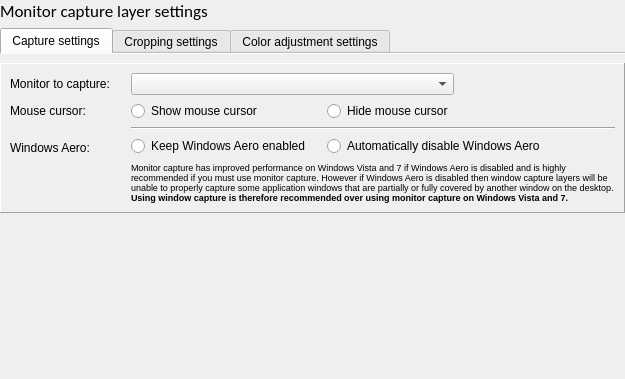
<?xml version="1.0" encoding="UTF-8"?>
<ui version="4.0">
 <class>MonitorLayerDialog</class>
 <widget class="QWidget" name="MonitorLayerDialog">
  <property name="geometry">
   <rect>
    <x>0</x>
    <y>0</y>
    <width>625</width>
    <height>379</height>
   </rect>
  </property>
  <layout class="QVBoxLayout" name="verticalLayout">
   <property name="leftMargin">
    <number>0</number>
   </property>
   <property name="topMargin">
    <number>0</number>
   </property>
   <property name="rightMargin">
    <number>0</number>
   </property>
   <property name="bottomMargin">
    <number>0</number>
   </property>
   <item>
    <widget class="QLabel" name="label">
     <property name="font">
      <font>
       <family>Calibri</family>
       <pointsize>13</pointsize>
      </font>
     </property>
     <property name="text">
      <string>Monitor capture layer settings</string>
     </property>
    </widget>
   </item>
   <item>
    <widget class="QTabWidget" name="tabWidget">
     <property name="currentIndex">
      <number>0</number>
     </property>
     <property name="documentMode">
      <bool>true</bool>
     </property>
     <widget class="QWidget" name="tab">
      <attribute name="title">
       <string>Capture settings</string>
      </attribute>
      <layout class="QVBoxLayout" name="verticalLayout_3">
       <property name="leftMargin">
        <number>0</number>
       </property>
       <property name="rightMargin">
        <number>0</number>
       </property>
       <property name="bottomMargin">
        <number>0</number>
       </property>
       <item>
        <widget class="StyledFrame" name="frame_2">
         <property name="frameShape">
          <enum>QFrame::Panel</enum>
         </property>
         <property name="frameShadow">
          <enum>QFrame::Raised</enum>
         </property>
         <layout class="QFormLayout" name="formLayout_3">
          <property name="fieldGrowthPolicy">
           <enum>QFormLayout::AllNonFixedFieldsGrow</enum>
          </property>
          <item row="0" column="0">
           <widget class="QLabel" name="windowLbl">
            <property name="text">
             <string>Monitor to capture:</string>
            </property>
            <property name="buddy">
             <cstring>monitorCombo</cstring>
            </property>
           </widget>
          </item>
          <item row="0" column="1">
           <widget class="QWidget" name="widget_4" native="true">
            <layout class="QHBoxLayout" name="horizontalLayout_4" stretch="2,1">
             <property name="leftMargin">
              <number>0</number>
             </property>
             <property name="topMargin">
              <number>0</number>
             </property>
             <property name="rightMargin">
              <number>0</number>
             </property>
             <property name="bottomMargin">
              <number>0</number>
             </property>
             <item>
              <widget class="QComboBox" name="monitorCombo">
               <property name="maximumSize">
                <size>
                 <width>600</width>
                 <height>16777215</height>
                </size>
               </property>
              </widget>
             </item>
             <item>
              <spacer name="horizontalSpacer_10">
               <property name="orientation">
                <enum>Qt::Horizontal</enum>
               </property>
               <property name="sizeHint" stdset="0">
                <size>
                 <width>10</width>
                 <height>5</height>
                </size>
               </property>
              </spacer>
             </item>
            </layout>
           </widget>
          </item>
          <item row="1" column="0">
           <widget class="QLabel" name="cursorLbl">
            <property name="minimumSize">
             <size>
              <width>115</width>
              <height>0</height>
             </size>
            </property>
            <property name="text">
             <string>Mouse cursor:</string>
            </property>
            <property name="buddy">
             <cstring>showCursorBtn</cstring>
            </property>
           </widget>
          </item>
          <item row="1" column="1">
           <widget class="QWidget" name="widget_2" native="true">
            <layout class="QHBoxLayout" name="horizontalLayout">
             <property name="spacing">
              <number>6</number>
             </property>
             <property name="leftMargin">
              <number>0</number>
             </property>
             <property name="topMargin">
              <number>0</number>
             </property>
             <property name="rightMargin">
              <number>0</number>
             </property>
             <property name="bottomMargin">
              <number>0</number>
             </property>
             <item>
              <widget class="QRadioButton" name="showCursorBtn">
               <property name="minimumSize">
                <size>
                 <width>190</width>
                 <height>0</height>
                </size>
               </property>
               <property name="text">
                <string>Show mouse cursor</string>
               </property>
              </widget>
             </item>
             <item>
              <widget class="QRadioButton" name="hideCursorBtn">
               <property name="text">
                <string>Hide mouse cursor</string>
               </property>
              </widget>
             </item>
             <item>
              <spacer name="horizontalSpacer">
               <property name="orientation">
                <enum>Qt::Horizontal</enum>
               </property>
               <property name="sizeHint" stdset="0">
                <size>
                 <width>40</width>
                 <height>5</height>
                </size>
               </property>
              </spacer>
             </item>
            </layout>
           </widget>
          </item>
          <item row="3" column="0">
           <widget class="QLabel" name="aeroLbl">
            <property name="text">
             <string>Windows Aero:</string>
            </property>
            <property name="buddy">
             <cstring>ignoreAeroBtn</cstring>
            </property>
           </widget>
          </item>
          <item row="3" column="1">
           <widget class="QWidget" name="aeroWidgets" native="true">
            <layout class="QGridLayout" name="gridLayout">
             <property name="leftMargin">
              <number>0</number>
             </property>
             <property name="topMargin">
              <number>0</number>
             </property>
             <property name="rightMargin">
              <number>0</number>
             </property>
             <property name="bottomMargin">
              <number>0</number>
             </property>
             <item row="0" column="2">
              <spacer name="horizontalSpacer_11">
               <property name="orientation">
                <enum>Qt::Horizontal</enum>
               </property>
               <property name="sizeHint" stdset="0">
                <size>
                 <width>40</width>
                 <height>5</height>
                </size>
               </property>
              </spacer>
             </item>
             <item row="0" column="0">
              <widget class="QRadioButton" name="ignoreAeroBtn">
               <property name="minimumSize">
                <size>
                 <width>190</width>
                 <height>0</height>
                </size>
               </property>
               <property name="text">
                <string>Keep Windows Aero enabled</string>
               </property>
              </widget>
             </item>
             <item row="0" column="1">
              <widget class="QRadioButton" name="disableAeroBtn">
               <property name="text">
                <string>Automatically disable Windows Aero</string>
               </property>
              </widget>
             </item>
             <item row="1" column="0" colspan="3">
              <widget class="QLabel" name="aeroDescLbl">
               <property name="font">
                <font>
                 <pointsize>7</pointsize>
                </font>
               </property>
               <property name="text">
                <string>&lt;html&gt;&lt;head/&gt;&lt;body&gt;&lt;p&gt;Monitor capture has improved performance on Windows Vista and 7 if Windows Aero is disabled and is highly recommended if you must use monitor capture. However if Windows Aero is disabled then window capture layers will be unable to properly capture some application windows that are partially or fully covered by another window on the desktop. &lt;span style=&quot; font-weight:600;&quot;&gt;Using window capture is therefore recommended over using monitor capture on Windows Vista and 7.&lt;/span&gt;&lt;/p&gt;&lt;/body&gt;&lt;/html&gt;</string>
               </property>
               <property name="wordWrap">
                <bool>true</bool>
               </property>
              </widget>
             </item>
            </layout>
           </widget>
          </item>
          <item row="2" column="1">
           <widget class="Line" name="line">
            <property name="orientation">
             <enum>Qt::Horizontal</enum>
            </property>
           </widget>
          </item>
         </layout>
        </widget>
       </item>
       <item>
        <widget class="EmbossWidgetSmall" name="widget" native="true">
         <property name="sizePolicy">
          <sizepolicy hsizetype="Preferred" vsizetype="MinimumExpanding">
           <horstretch>0</horstretch>
           <verstretch>0</verstretch>
          </sizepolicy>
         </property>
        </widget>
       </item>
      </layout>
     </widget>
     <widget class="QWidget" name="tab_2">
      <attribute name="title">
       <string>Cropping settings</string>
      </attribute>
      <layout class="QVBoxLayout" name="verticalLayout_4">
       <property name="leftMargin">
        <number>0</number>
       </property>
       <property name="rightMargin">
        <number>0</number>
       </property>
       <property name="bottomMargin">
        <number>0</number>
       </property>
       <item>
        <widget class="StyledFrame" name="frame_3">
         <property name="frameShape">
          <enum>QFrame::Panel</enum>
         </property>
         <property name="frameShadow">
          <enum>QFrame::Raised</enum>
         </property>
         <layout class="QHBoxLayout" name="horizontalLayout_2" stretch="3,7,3">
          <item>
           <spacer name="horizontalSpacer_3">
            <property name="orientation">
             <enum>Qt::Horizontal</enum>
            </property>
            <property name="sizeHint" stdset="0">
             <size>
              <width>40</width>
              <height>20</height>
             </size>
            </property>
           </spacer>
          </item>
          <item>
           <widget class="QWidget" name="widget_3" native="true">
            <layout class="QGridLayout" name="gridLayout_4">
             <property name="leftMargin">
              <number>0</number>
             </property>
             <property name="topMargin">
              <number>0</number>
             </property>
             <property name="rightMargin">
              <number>0</number>
             </property>
             <property name="bottomMargin">
              <number>0</number>
             </property>
             <item row="0" column="1">
              <widget class="UnitLineEdit" name="leftCropEdit">
               <property name="minimumSize">
                <size>
                 <width>100</width>
                 <height>0</height>
                </size>
               </property>
              </widget>
             </item>
             <item row="0" column="2">
              <widget class="QComboBox" name="leftCropAnchorBox">
               <property name="minimumSize">
                <size>
                 <width>100</width>
                 <height>0</height>
                </size>
               </property>
               <item>
                <property name="text">
                 <string>from the left</string>
                </property>
               </item>
               <item>
                <property name="text">
                 <string>from the right</string>
                </property>
               </item>
              </widget>
             </item>
             <item row="0" column="0">
              <widget class="QLabel" name="label_3">
               <property name="text">
                <string>Begin horizontal crop:</string>
               </property>
               <property name="buddy">
                <cstring>leftCropEdit</cstring>
               </property>
              </widget>
             </item>
             <item row="1" column="0">
              <widget class="QLabel" name="label_4">
               <property name="text">
                <string>End horizontal crop:</string>
               </property>
               <property name="buddy">
                <cstring>rightCropEdit</cstring>
               </property>
              </widget>
             </item>
             <item row="2" column="0">
              <widget class="QLabel" name="label_5">
               <property name="text">
                <string>Begin vertical crop:</string>
               </property>
               <property name="buddy">
                <cstring>topCropEdit</cstring>
               </property>
              </widget>
             </item>
             <item row="3" column="0">
              <widget class="QLabel" name="label_6">
               <property name="text">
                <string>End vertical crop:</string>
               </property>
               <property name="buddy">
                <cstring>botCropEdit</cstring>
               </property>
              </widget>
             </item>
             <item row="1" column="1">
              <widget class="UnitLineEdit" name="rightCropEdit">
               <property name="minimumSize">
                <size>
                 <width>100</width>
                 <height>0</height>
                </size>
               </property>
              </widget>
             </item>
             <item row="2" column="1">
              <widget class="UnitLineEdit" name="topCropEdit">
               <property name="minimumSize">
                <size>
                 <width>100</width>
                 <height>0</height>
                </size>
               </property>
              </widget>
             </item>
             <item row="3" column="1">
              <widget class="UnitLineEdit" name="botCropEdit">
               <property name="minimumSize">
                <size>
                 <width>100</width>
                 <height>0</height>
                </size>
               </property>
              </widget>
             </item>
             <item row="1" column="2">
              <widget class="QComboBox" name="rightCropAnchorBox">
               <property name="minimumSize">
                <size>
                 <width>100</width>
                 <height>0</height>
                </size>
               </property>
               <item>
                <property name="text">
                 <string>from the left</string>
                </property>
               </item>
               <item>
                <property name="text">
                 <string>from the right</string>
                </property>
               </item>
              </widget>
             </item>
             <item row="2" column="2">
              <widget class="QComboBox" name="topCropAnchorBox">
               <property name="minimumSize">
                <size>
                 <width>100</width>
                 <height>0</height>
                </size>
               </property>
               <item>
                <property name="text">
                 <string>from the top</string>
                </property>
               </item>
               <item>
                <property name="text">
                 <string>from the bottom</string>
                </property>
               </item>
              </widget>
             </item>
             <item row="3" column="2">
              <widget class="QComboBox" name="botCropAnchorBox">
               <property name="minimumSize">
                <size>
                 <width>100</width>
                 <height>0</height>
                </size>
               </property>
               <item>
                <property name="text">
                 <string>from the top</string>
                </property>
               </item>
               <item>
                <property name="text">
                 <string>from the bottom</string>
                </property>
               </item>
              </widget>
             </item>
            </layout>
           </widget>
          </item>
          <item>
           <spacer name="horizontalSpacer_2">
            <property name="orientation">
             <enum>Qt::Horizontal</enum>
            </property>
            <property name="sizeHint" stdset="0">
             <size>
              <width>0</width>
              <height>20</height>
             </size>
            </property>
           </spacer>
          </item>
         </layout>
        </widget>
       </item>
       <item>
        <widget class="StyledInfoFrame" name="frame_4">
         <property name="frameShape">
          <enum>QFrame::Panel</enum>
         </property>
         <property name="frameShadow">
          <enum>QFrame::Raised</enum>
         </property>
         <layout class="QHBoxLayout" name="horizontalLayout_3">
          <item>
           <spacer name="horizontalSpacer_6">
            <property name="orientation">
             <enum>Qt::Horizontal</enum>
            </property>
            <property name="sizeHint" stdset="0">
             <size>
              <width>40</width>
              <height>20</height>
             </size>
            </property>
           </spacer>
          </item>
          <item>
           <widget class="QWidget" name="widget_5" native="true">
            <layout class="QGridLayout" name="gridLayout_5">
             <property name="leftMargin">
              <number>0</number>
             </property>
             <property name="topMargin">
              <number>0</number>
             </property>
             <property name="rightMargin">
              <number>0</number>
             </property>
             <property name="bottomMargin">
              <number>0</number>
             </property>
             <item row="0" column="0">
              <spacer name="horizontalSpacer_4">
               <property name="orientation">
                <enum>Qt::Horizontal</enum>
               </property>
               <property name="sizeHint" stdset="0">
                <size>
                 <width>0</width>
                 <height>1</height>
                </size>
               </property>
              </spacer>
             </item>
             <item row="0" column="2">
              <widget class="QLabel" name="label_8">
               <property name="minimumSize">
                <size>
                 <width>0</width>
                 <height>17</height>
                </size>
               </property>
               <property name="maximumSize">
                <size>
                 <width>16777215</width>
                 <height>17</height>
                </size>
               </property>
               <property name="text">
                <string>Begin horizontal crop</string>
               </property>
               <property name="alignment">
                <set>Qt::AlignLeading|Qt::AlignLeft|Qt::AlignTop</set>
               </property>
              </widget>
             </item>
             <item row="0" column="1" rowspan="4">
              <widget class="QLabel" name="label_7">
               <property name="minimumSize">
                <size>
                 <width>0</width>
                 <height>135</height>
                </size>
               </property>
               <property name="maximumSize">
                <size>
                 <width>16777215</width>
                 <height>135</height>
                </size>
               </property>
               <property name="pixmap">
                <pixmap resource="../MishiraApp.qrc">:/Resources/crop-diagram.png</pixmap>
               </property>
               <property name="alignment">
                <set>Qt::AlignBottom|Qt::AlignLeading|Qt::AlignLeft</set>
               </property>
              </widget>
             </item>
             <item row="3" column="2">
              <widget class="QLabel" name="label_9">
               <property name="text">
                <string>End vertical crop</string>
               </property>
               <property name="alignment">
                <set>Qt::AlignLeading|Qt::AlignLeft|Qt::AlignTop</set>
               </property>
              </widget>
             </item>
             <item row="1" column="2">
              <widget class="QLabel" name="label_11">
               <property name="minimumSize">
                <size>
                 <width>0</width>
                 <height>39</height>
                </size>
               </property>
               <property name="maximumSize">
                <size>
                 <width>16777215</width>
                 <height>39</height>
                </size>
               </property>
               <property name="text">
                <string>End horizontal crop</string>
               </property>
               <property name="alignment">
                <set>Qt::AlignLeading|Qt::AlignLeft|Qt::AlignTop</set>
               </property>
              </widget>
             </item>
             <item row="2" column="2">
              <widget class="QLabel" name="label_10">
               <property name="minimumSize">
                <size>
                 <width>0</width>
                 <height>33</height>
                </size>
               </property>
               <property name="maximumSize">
                <size>
                 <width>16777215</width>
                 <height>33</height>
                </size>
               </property>
               <property name="text">
                <string>Begin vertical crop</string>
               </property>
               <property name="alignment">
                <set>Qt::AlignLeading|Qt::AlignLeft|Qt::AlignTop</set>
               </property>
              </widget>
             </item>
             <item row="0" column="3">
              <spacer name="horizontalSpacer_5">
               <property name="orientation">
                <enum>Qt::Horizontal</enum>
               </property>
               <property name="sizeHint" stdset="0">
                <size>
                 <width>0</width>
                 <height>1</height>
                </size>
               </property>
              </spacer>
             </item>
            </layout>
           </widget>
          </item>
          <item>
           <spacer name="horizontalSpacer_7">
            <property name="orientation">
             <enum>Qt::Horizontal</enum>
            </property>
            <property name="sizeHint" stdset="0">
             <size>
              <width>40</width>
              <height>20</height>
             </size>
            </property>
           </spacer>
          </item>
         </layout>
        </widget>
       </item>
       <item>
        <spacer name="verticalSpacer_4">
         <property name="orientation">
          <enum>Qt::Vertical</enum>
         </property>
         <property name="sizeHint" stdset="0">
          <size>
           <width>20</width>
           <height>0</height>
          </size>
         </property>
        </spacer>
       </item>
      </layout>
     </widget>
     <widget class="QWidget" name="tab_3">
      <attribute name="title">
       <string>Color adjustment settings</string>
      </attribute>
      <layout class="QVBoxLayout" name="verticalLayout_5">
       <property name="leftMargin">
        <number>0</number>
       </property>
       <property name="rightMargin">
        <number>0</number>
       </property>
       <property name="bottomMargin">
        <number>0</number>
       </property>
       <item>
        <widget class="StyledFrame" name="frame_5">
         <property name="frameShape">
          <enum>QFrame::Panel</enum>
         </property>
         <property name="frameShadow">
          <enum>QFrame::Raised</enum>
         </property>
         <layout class="QGridLayout" name="gridLayout_3">
          <item row="2" column="0">
           <widget class="QLabel" name="label_13">
            <property name="text">
             <string>Contrast:</string>
            </property>
            <property name="buddy">
             <cstring>contrastSlider</cstring>
            </property>
           </widget>
          </item>
          <item row="1" column="0">
           <widget class="QLabel" name="label_12">
            <property name="text">
             <string>Brightness:</string>
            </property>
            <property name="buddy">
             <cstring>brightnessSlider</cstring>
            </property>
           </widget>
          </item>
          <item row="1" column="4">
           <widget class="QSpinBox" name="brightnessBox">
            <property name="minimumSize">
             <size>
              <width>50</width>
              <height>0</height>
             </size>
            </property>
            <property name="buttonSymbols">
             <enum>QAbstractSpinBox::NoButtons</enum>
            </property>
            <property name="minimum">
             <number>-250</number>
            </property>
            <property name="maximum">
             <number>250</number>
            </property>
            <property name="singleStep">
             <number>10</number>
            </property>
           </widget>
          </item>
          <item row="3" column="0">
           <widget class="QLabel" name="label_14">
            <property name="text">
             <string>Saturation:</string>
            </property>
            <property name="buddy">
             <cstring>saturationSlider</cstring>
            </property>
           </widget>
          </item>
          <item row="1" column="2">
           <widget class="QSlider" name="brightnessSlider">
            <property name="minimum">
             <number>-250</number>
            </property>
            <property name="maximum">
             <number>250</number>
            </property>
            <property name="singleStep">
             <number>10</number>
            </property>
            <property name="pageStep">
             <number>10</number>
            </property>
            <property name="orientation">
             <enum>Qt::Horizontal</enum>
            </property>
            <property name="tickPosition">
             <enum>QSlider::TicksBothSides</enum>
            </property>
            <property name="tickInterval">
             <number>250</number>
            </property>
           </widget>
          </item>
          <item row="2" column="2">
           <widget class="QSlider" name="contrastSlider">
            <property name="minimum">
             <number>-100</number>
            </property>
            <property name="maximum">
             <number>200</number>
            </property>
            <property name="singleStep">
             <number>10</number>
            </property>
            <property name="pageStep">
             <number>10</number>
            </property>
            <property name="orientation">
             <enum>Qt::Horizontal</enum>
            </property>
            <property name="tickPosition">
             <enum>QSlider::TicksBothSides</enum>
            </property>
            <property name="tickInterval">
             <number>100</number>
            </property>
           </widget>
          </item>
          <item row="1" column="1">
           <spacer name="horizontalSpacer_8">
            <property name="orientation">
             <enum>Qt::Horizontal</enum>
            </property>
            <property name="sizeType">
             <enum>QSizePolicy::Fixed</enum>
            </property>
            <property name="sizeHint" stdset="0">
             <size>
              <width>3</width>
              <height>5</height>
             </size>
            </property>
           </spacer>
          </item>
          <item row="3" column="2">
           <widget class="QSlider" name="saturationSlider">
            <property name="minimum">
             <number>-100</number>
            </property>
            <property name="maximum">
             <number>200</number>
            </property>
            <property name="singleStep">
             <number>10</number>
            </property>
            <property name="pageStep">
             <number>10</number>
            </property>
            <property name="orientation">
             <enum>Qt::Horizontal</enum>
            </property>
            <property name="tickPosition">
             <enum>QSlider::TicksBothSides</enum>
            </property>
            <property name="tickInterval">
             <number>100</number>
            </property>
           </widget>
          </item>
          <item row="2" column="4">
           <widget class="QSpinBox" name="contrastBox">
            <property name="buttonSymbols">
             <enum>QAbstractSpinBox::NoButtons</enum>
            </property>
            <property name="minimum">
             <number>-100</number>
            </property>
            <property name="maximum">
             <number>200</number>
            </property>
            <property name="singleStep">
             <number>10</number>
            </property>
           </widget>
          </item>
          <item row="3" column="4">
           <widget class="QSpinBox" name="saturationBox">
            <property name="buttonSymbols">
             <enum>QAbstractSpinBox::NoButtons</enum>
            </property>
            <property name="minimum">
             <number>-100</number>
            </property>
            <property name="maximum">
             <number>200</number>
            </property>
            <property name="singleStep">
             <number>10</number>
            </property>
           </widget>
          </item>
          <item row="1" column="3">
           <spacer name="horizontalSpacer_9">
            <property name="orientation">
             <enum>Qt::Horizontal</enum>
            </property>
            <property name="sizeType">
             <enum>QSizePolicy::Fixed</enum>
            </property>
            <property name="sizeHint" stdset="0">
             <size>
              <width>3</width>
              <height>5</height>
             </size>
            </property>
           </spacer>
          </item>
          <item row="0" column="0">
           <widget class="QLabel" name="label_15">
            <property name="text">
             <string>Gamma:</string>
            </property>
            <property name="buddy">
             <cstring>gammaSlider</cstring>
            </property>
           </widget>
          </item>
          <item row="0" column="2">
           <widget class="QSlider" name="gammaSlider">
            <property name="minimum">
             <number>-500</number>
            </property>
            <property name="maximum">
             <number>500</number>
            </property>
            <property name="singleStep">
             <number>20</number>
            </property>
            <property name="pageStep">
             <number>20</number>
            </property>
            <property name="orientation">
             <enum>Qt::Horizontal</enum>
            </property>
            <property name="tickPosition">
             <enum>QSlider::TicksBothSides</enum>
            </property>
            <property name="tickInterval">
             <number>250</number>
            </property>
           </widget>
          </item>
          <item row="0" column="4">
           <widget class="QDoubleSpinBox" name="gammaBox">
            <property name="buttonSymbols">
             <enum>QAbstractSpinBox::NoButtons</enum>
            </property>
            <property name="minimum">
             <double>0.100000000000000</double>
            </property>
            <property name="maximum">
             <double>10.000000000000000</double>
            </property>
            <property name="value">
             <double>1.000000000000000</double>
            </property>
           </widget>
          </item>
         </layout>
        </widget>
       </item>
       <item>
        <widget class="EmbossWidgetSmall" name="widget_6" native="true">
         <property name="sizePolicy">
          <sizepolicy hsizetype="Preferred" vsizetype="MinimumExpanding">
           <horstretch>0</horstretch>
           <verstretch>0</verstretch>
          </sizepolicy>
         </property>
        </widget>
       </item>
      </layout>
     </widget>
    </widget>
   </item>
  </layout>
 </widget>
 <customwidgets>
  <customwidget>
   <class>StyledFrame</class>
   <extends>QFrame</extends>
   <header>Widgets/styledframe.h</header>
   <container>1</container>
  </customwidget>
  <customwidget>
   <class>UnitLineEdit</class>
   <extends>QLineEdit</extends>
   <header>Widgets/unitlineedit.h</header>
  </customwidget>
  <customwidget>
   <class>StyledInfoFrame</class>
   <extends>QFrame</extends>
   <header>Widgets/styledframe.h</header>
   <container>1</container>
  </customwidget>
  <customwidget>
   <class>EmbossWidgetSmall</class>
   <extends>QWidget</extends>
   <header>Widgets/embosswidget.h</header>
   <container>1</container>
  </customwidget>
 </customwidgets>
 <tabstops>
  <tabstop>tabWidget</tabstop>
  <tabstop>monitorCombo</tabstop>
  <tabstop>showCursorBtn</tabstop>
  <tabstop>hideCursorBtn</tabstop>
  <tabstop>ignoreAeroBtn</tabstop>
  <tabstop>disableAeroBtn</tabstop>
  <tabstop>leftCropEdit</tabstop>
  <tabstop>leftCropAnchorBox</tabstop>
  <tabstop>rightCropEdit</tabstop>
  <tabstop>rightCropAnchorBox</tabstop>
  <tabstop>topCropEdit</tabstop>
  <tabstop>topCropAnchorBox</tabstop>
  <tabstop>botCropEdit</tabstop>
  <tabstop>botCropAnchorBox</tabstop>
  <tabstop>gammaSlider</tabstop>
  <tabstop>gammaBox</tabstop>
  <tabstop>brightnessSlider</tabstop>
  <tabstop>brightnessBox</tabstop>
  <tabstop>contrastSlider</tabstop>
  <tabstop>contrastBox</tabstop>
  <tabstop>saturationSlider</tabstop>
  <tabstop>saturationBox</tabstop>
 </tabstops>
 <resources>
  <include location="../MishiraApp.qrc"/>
 </resources>
 <connections/>
</ui>
